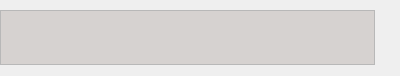
<?xml version="1.0" encoding="UTF-8"?>
<ui version="4.0">
 <comment>
  * Released as open source by NCC Group Plc - http://www.nccgroup.com/
  *
  * Developed by Gabriel Caudrelier, gabriel dot caudrelier at nccgroup dot com
  *
  * https://github.com/nccgroup/pip3line
  *
  * Released under AGPL see LICENSE for more information
</comment>
 <class>MessagePanelWidget</class>
 <widget class="QWidget" name="MessagePanelWidget">
  <property name="geometry">
   <rect>
    <x>0</x>
    <y>0</y>
    <width>400</width>
    <height>76</height>
   </rect>
  </property>
  <property name="maximumSize">
   <size>
    <width>16777215</width>
    <height>16777215</height>
   </size>
  </property>
  <property name="windowTitle">
   <string>Form</string>
  </property>
  <layout class="QHBoxLayout" name="horizontalLayout">
   <property name="spacing">
    <number>0</number>
   </property>
   <property name="margin">
    <number>0</number>
   </property>
   <item>
    <widget class="QTextEdit" name="textEdit">
     <property name="sizePolicy">
      <sizepolicy hsizetype="Expanding" vsizetype="Maximum">
       <horstretch>0</horstretch>
       <verstretch>0</verstretch>
      </sizepolicy>
     </property>
     <property name="maximumSize">
      <size>
       <width>16777215</width>
       <height>55</height>
      </size>
     </property>
     <property name="palette">
      <palette>
       <active>
        <colorrole role="Base">
         <brush brushstyle="SolidPattern">
          <color alpha="255">
           <red>214</red>
           <green>210</green>
           <blue>208</blue>
          </color>
         </brush>
        </colorrole>
       </active>
       <inactive>
        <colorrole role="Base">
         <brush brushstyle="SolidPattern">
          <color alpha="255">
           <red>214</red>
           <green>210</green>
           <blue>208</blue>
          </color>
         </brush>
        </colorrole>
       </inactive>
       <disabled>
        <colorrole role="Base">
         <brush brushstyle="SolidPattern">
          <color alpha="255">
           <red>244</red>
           <green>244</green>
           <blue>244</blue>
          </color>
         </brush>
        </colorrole>
       </disabled>
      </palette>
     </property>
     <property name="readOnly">
      <bool>true</bool>
     </property>
    </widget>
   </item>
   <item>
    <widget class="QPushButton" name="pushButton">
     <property name="maximumSize">
      <size>
       <width>25</width>
       <height>16777215</height>
      </size>
     </property>
     <property name="text">
      <string/>
     </property>
     <property name="icon">
      <iconset resource="../gui_res.qrc">
       <normaloff>:/Images/icons/dialog-cancel-3.png</normaloff>:/Images/icons/dialog-cancel-3.png</iconset>
     </property>
     <property name="flat">
      <bool>true</bool>
     </property>
    </widget>
   </item>
  </layout>
 </widget>
 <resources>
  <include location="../gui_res.qrc"/>
 </resources>
 <connections/>
</ui>
